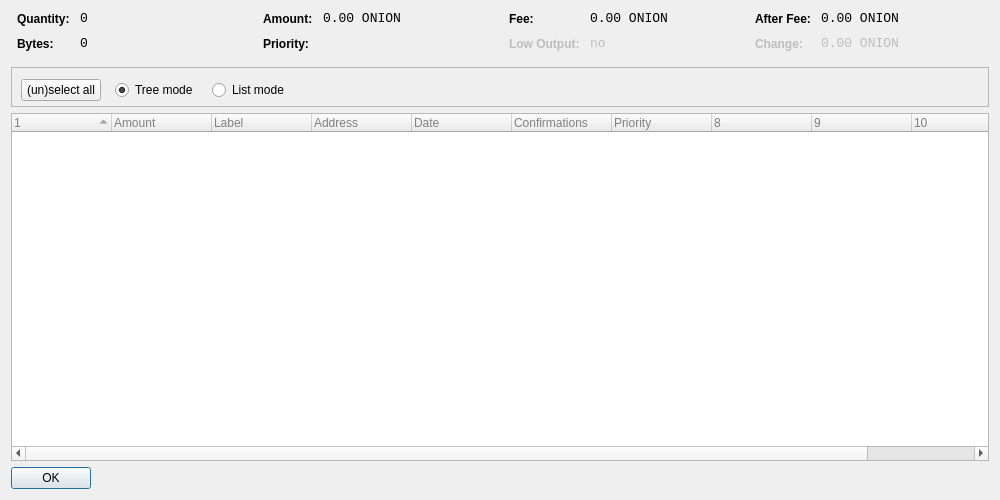
<?xml version="1.0" encoding="UTF-8"?>
<ui version="4.0">
 <class>CoinControlDialog</class>
 <widget class="QDialog" name="CoinControlDialog">
  <property name="geometry">
   <rect>
    <x>0</x>
    <y>0</y>
    <width>1000</width>
    <height>500</height>
   </rect>
  </property>
  <property name="windowTitle">
   <string>Coin Control</string>
  </property>
  <layout class="QVBoxLayout" name="verticalLayout">
   <item>
    <layout class="QHBoxLayout" name="horizontalLayoutTop" stretch="0,0,0,0">
     <property name="topMargin">
      <number>0</number>
     </property>
     <property name="bottomMargin">
      <number>10</number>
     </property>
     <item>
      <layout class="QFormLayout" name="formLayoutCoinControl1">
       <property name="horizontalSpacing">
        <number>10</number>
       </property>
       <property name="verticalSpacing">
        <number>10</number>
       </property>
       <property name="leftMargin">
        <number>6</number>
       </property>
       <property name="rightMargin">
        <number>6</number>
       </property>
       <item row="0" column="0">
        <widget class="QLabel" name="labelCoinControlQuantityText">
         <property name="styleSheet">
          <string notr="true">font-weight:bold;</string>
         </property>
         <property name="text">
          <string>Quantity:</string>
         </property>
        </widget>
       </item>
       <item row="0" column="1">
        <widget class="QLabel" name="labelCoinControlQuantity">
         <property name="font">
          <font>
           <family>Monospace</family>
           <pointsize>10</pointsize>
          </font>
         </property>
         <property name="cursor">
          <cursorShape>IBeamCursor</cursorShape>
         </property>
         <property name="contextMenuPolicy">
          <enum>Qt::ActionsContextMenu</enum>
         </property>
         <property name="text">
          <string notr="true">0</string>
         </property>
         <property name="textInteractionFlags">
          <set>Qt::LinksAccessibleByMouse|Qt::TextSelectableByKeyboard|Qt::TextSelectableByMouse</set>
         </property>
        </widget>
       </item>
       <item row="1" column="0">
        <widget class="QLabel" name="labelCoinControlBytesText">
         <property name="styleSheet">
          <string notr="true">font-weight:bold;</string>
         </property>
         <property name="text">
          <string>Bytes:</string>
         </property>
        </widget>
       </item>
       <item row="1" column="1">
        <widget class="QLabel" name="labelCoinControlBytes">
         <property name="font">
          <font>
           <family>Monospace</family>
           <pointsize>10</pointsize>
          </font>
         </property>
         <property name="cursor">
          <cursorShape>IBeamCursor</cursorShape>
         </property>
         <property name="contextMenuPolicy">
          <enum>Qt::ActionsContextMenu</enum>
         </property>
         <property name="text">
          <string notr="true">0</string>
         </property>
         <property name="textInteractionFlags">
          <set>Qt::LinksAccessibleByMouse|Qt::TextSelectableByKeyboard|Qt::TextSelectableByMouse</set>
         </property>
        </widget>
       </item>
      </layout>
     </item>
     <item>
      <layout class="QFormLayout" name="formLayoutCoinControl2">
       <property name="horizontalSpacing">
        <number>10</number>
       </property>
       <property name="verticalSpacing">
        <number>10</number>
       </property>
       <property name="leftMargin">
        <number>6</number>
       </property>
       <property name="rightMargin">
        <number>6</number>
       </property>
       <item row="0" column="0">
        <widget class="QLabel" name="labelCoinControlAmountText">
         <property name="styleSheet">
          <string notr="true">font-weight:bold;</string>
         </property>
         <property name="text">
          <string>Amount:</string>
         </property>
        </widget>
       </item>
       <item row="0" column="1">
        <widget class="QLabel" name="labelCoinControlAmount">
         <property name="font">
          <font>
           <family>Monospace</family>
           <pointsize>10</pointsize>
          </font>
         </property>
         <property name="cursor">
          <cursorShape>IBeamCursor</cursorShape>
         </property>
         <property name="contextMenuPolicy">
          <enum>Qt::ActionsContextMenu</enum>
         </property>
         <property name="text">
          <string notr="true">0.00 ONION</string>
         </property>
         <property name="textInteractionFlags">
          <set>Qt::LinksAccessibleByMouse|Qt::TextSelectableByKeyboard|Qt::TextSelectableByMouse</set>
         </property>
        </widget>
       </item>
       <item row="1" column="0">
        <widget class="QLabel" name="labelCoinControlPriorityText">
         <property name="styleSheet">
          <string notr="true">font-weight:bold;</string>
         </property>
         <property name="text">
          <string>Priority:</string>
         </property>
        </widget>
       </item>
       <item row="1" column="1">
        <widget class="QLabel" name="labelCoinControlPriority">
         <property name="font">
          <font>
           <family>Monospace</family>
           <pointsize>10</pointsize>
          </font>
         </property>
         <property name="cursor">
          <cursorShape>IBeamCursor</cursorShape>
         </property>
         <property name="contextMenuPolicy">
          <enum>Qt::ActionsContextMenu</enum>
         </property>
         <property name="text">
          <string/>
         </property>
         <property name="textInteractionFlags">
          <set>Qt::LinksAccessibleByMouse|Qt::TextSelectableByKeyboard|Qt::TextSelectableByMouse</set>
         </property>
        </widget>
       </item>
      </layout>
     </item>
     <item>
      <layout class="QFormLayout" name="formLayoutCoinControl3">
       <property name="horizontalSpacing">
        <number>10</number>
       </property>
       <property name="verticalSpacing">
        <number>10</number>
       </property>
       <property name="leftMargin">
        <number>6</number>
       </property>
       <property name="rightMargin">
        <number>6</number>
       </property>
       <item row="0" column="0">
        <widget class="QLabel" name="labelCoinControlFeeText">
         <property name="styleSheet">
          <string notr="true">font-weight:bold;</string>
         </property>
         <property name="text">
          <string>Fee:</string>
         </property>
        </widget>
       </item>
       <item row="0" column="1">
        <widget class="QLabel" name="labelCoinControlFee">
         <property name="font">
          <font>
           <family>Monospace</family>
           <pointsize>10</pointsize>
          </font>
         </property>
         <property name="cursor">
          <cursorShape>IBeamCursor</cursorShape>
         </property>
         <property name="contextMenuPolicy">
          <enum>Qt::ActionsContextMenu</enum>
         </property>
         <property name="text">
          <string notr="true">0.00 ONION</string>
         </property>
         <property name="textInteractionFlags">
          <set>Qt::LinksAccessibleByMouse|Qt::TextSelectableByKeyboard|Qt::TextSelectableByMouse</set>
         </property>
        </widget>
       </item>
       <item row="1" column="0">
        <widget class="QLabel" name="labelCoinControlLowOutputText">
         <property name="enabled">
          <bool>false</bool>
         </property>
         <property name="styleSheet">
          <string notr="true">font-weight:bold;</string>
         </property>
         <property name="text">
          <string>Low Output:</string>
         </property>
        </widget>
       </item>
       <item row="1" column="1">
        <widget class="QLabel" name="labelCoinControlLowOutput">
         <property name="enabled">
          <bool>false</bool>
         </property>
         <property name="font">
          <font>
           <family>Monospace</family>
           <pointsize>10</pointsize>
          </font>
         </property>
         <property name="cursor">
          <cursorShape>IBeamCursor</cursorShape>
         </property>
         <property name="contextMenuPolicy">
          <enum>Qt::ActionsContextMenu</enum>
         </property>
         <property name="text">
          <string notr="true">no</string>
         </property>
         <property name="textInteractionFlags">
          <set>Qt::LinksAccessibleByMouse|Qt::TextSelectableByKeyboard|Qt::TextSelectableByMouse</set>
         </property>
        </widget>
       </item>
      </layout>
     </item>
     <item>
      <layout class="QFormLayout" name="formLayoutCoinControl4">
       <property name="horizontalSpacing">
        <number>10</number>
       </property>
       <property name="verticalSpacing">
        <number>10</number>
       </property>
       <property name="leftMargin">
        <number>6</number>
       </property>
       <property name="rightMargin">
        <number>6</number>
       </property>
       <item row="0" column="0">
        <widget class="QLabel" name="labelCoinControlAfterFeeText">
         <property name="styleSheet">
          <string notr="true">font-weight:bold;</string>
         </property>
         <property name="text">
          <string>After Fee:</string>
         </property>
        </widget>
       </item>
       <item row="0" column="1">
        <widget class="QLabel" name="labelCoinControlAfterFee">
         <property name="font">
          <font>
           <family>Monospace</family>
           <pointsize>10</pointsize>
          </font>
         </property>
         <property name="cursor">
          <cursorShape>IBeamCursor</cursorShape>
         </property>
         <property name="contextMenuPolicy">
          <enum>Qt::ActionsContextMenu</enum>
         </property>
         <property name="text">
          <string notr="true">0.00 ONION</string>
         </property>
         <property name="textInteractionFlags">
          <set>Qt::LinksAccessibleByMouse|Qt::TextSelectableByKeyboard|Qt::TextSelectableByMouse</set>
         </property>
        </widget>
       </item>
       <item row="1" column="0">
        <widget class="QLabel" name="labelCoinControlChangeText">
         <property name="enabled">
          <bool>false</bool>
         </property>
         <property name="styleSheet">
          <string notr="true">font-weight:bold;</string>
         </property>
         <property name="text">
          <string>Change:</string>
         </property>
        </widget>
       </item>
       <item row="1" column="1">
        <widget class="QLabel" name="labelCoinControlChange">
         <property name="enabled">
          <bool>false</bool>
         </property>
         <property name="font">
          <font>
           <family>Monospace</family>
           <pointsize>10</pointsize>
          </font>
         </property>
         <property name="cursor">
          <cursorShape>IBeamCursor</cursorShape>
         </property>
         <property name="contextMenuPolicy">
          <enum>Qt::ActionsContextMenu</enum>
         </property>
         <property name="text">
          <string notr="true">0.00 ONION</string>
         </property>
         <property name="textInteractionFlags">
          <set>Qt::LinksAccessibleByMouse|Qt::TextSelectableByKeyboard|Qt::TextSelectableByMouse</set>
         </property>
        </widget>
       </item>
      </layout>
     </item>
    </layout>
   </item>
   <item>
    <widget class="QFrame" name="frame">
     <property name="minimumSize">
      <size>
       <width>0</width>
       <height>40</height>
      </size>
     </property>
     <property name="frameShape">
      <enum>QFrame::StyledPanel</enum>
     </property>
     <property name="frameShadow">
      <enum>QFrame::Sunken</enum>
     </property>
     <widget class="QWidget" name="horizontalLayoutWidget">
      <property name="geometry">
       <rect>
        <x>10</x>
        <y>0</y>
        <width>781</width>
        <height>47</height>
       </rect>
      </property>
      <layout class="QHBoxLayout" name="horizontalLayoutPanel" stretch="0,0,0,0">
       <property name="spacing">
        <number>14</number>
       </property>
       <item>
        <widget class="QPushButton" name="pushButtonSelectAll">
         <property name="sizePolicy">
          <sizepolicy hsizetype="Maximum" vsizetype="Fixed">
           <horstretch>0</horstretch>
           <verstretch>0</verstretch>
          </sizepolicy>
         </property>
         <property name="text">
          <string>(un)select all</string>
         </property>
        </widget>
       </item>
       <item>
        <widget class="QRadioButton" name="radioTreeMode">
         <property name="sizePolicy">
          <sizepolicy hsizetype="Maximum" vsizetype="Fixed">
           <horstretch>0</horstretch>
           <verstretch>0</verstretch>
          </sizepolicy>
         </property>
         <property name="text">
          <string>Tree mode</string>
         </property>
         <property name="checked">
          <bool>true</bool>
         </property>
        </widget>
       </item>
       <item>
        <widget class="QRadioButton" name="radioListMode">
         <property name="sizePolicy">
          <sizepolicy hsizetype="Maximum" vsizetype="Fixed">
           <horstretch>0</horstretch>
           <verstretch>0</verstretch>
          </sizepolicy>
         </property>
         <property name="text">
          <string>List mode</string>
         </property>
        </widget>
       </item>
       <item>
        <spacer name="horizontalSpacer">
         <property name="orientation">
          <enum>Qt::Horizontal</enum>
         </property>
         <property name="sizeHint" stdset="0">
          <size>
           <width>40</width>
           <height>20</height>
          </size>
         </property>
        </spacer>
       </item>
      </layout>
     </widget>
    </widget>
   </item>
   <item>
    <widget class="CoinControlTreeWidget" name="treeWidget">
     <property name="contextMenuPolicy">
      <enum>Qt::CustomContextMenu</enum>
     </property>
     <property name="styleSheet">
      <string notr="true">QFrame {
	color: grey;

}</string>
     </property>
     <property name="sortingEnabled">
      <bool>false</bool>
     </property>
     <property name="columnCount">
      <number>11</number>
     </property>
     <attribute name="headerShowSortIndicator" stdset="0">
      <bool>true</bool>
     </attribute>
     <attribute name="headerStretchLastSection">
      <bool>false</bool>
     </attribute>
     <column>
      <property name="text">
       <string/>
      </property>
     </column>
     <column>
      <property name="text">
       <string>Amount</string>
      </property>
     </column>
     <column>
      <property name="text">
       <string>Label</string>
      </property>
     </column>
     <column>
      <property name="text">
       <string>Address</string>
      </property>
     </column>
     <column>
      <property name="text">
       <string>Date</string>
      </property>
     </column>
     <column>
      <property name="text">
       <string>Confirmations</string>
      </property>
      <property name="toolTip">
       <string>Confirmed</string>
      </property>
     </column>
     <column>
      <property name="text">
       <string>Priority</string>
      </property>
     </column>
     <column>
      <property name="text">
       <string/>
      </property>
     </column>
     <column>
      <property name="text">
       <string/>
      </property>
     </column>
     <column>
      <property name="text">
       <string/>
      </property>
     </column>
     <column>
      <property name="text">
       <string/>
      </property>
     </column>
    </widget>
   </item>
   <item>
    <widget class="QDialogButtonBox" name="buttonBox">
     <property name="sizePolicy">
      <sizepolicy hsizetype="Maximum" vsizetype="Fixed">
       <horstretch>0</horstretch>
       <verstretch>0</verstretch>
      </sizepolicy>
     </property>
     <property name="orientation">
      <enum>Qt::Horizontal</enum>
     </property>
     <property name="standardButtons">
      <set>QDialogButtonBox::Ok</set>
     </property>
    </widget>
   </item>
  </layout>
 </widget>
 <customwidgets>
  <customwidget>
   <class>CoinControlTreeWidget</class>
   <extends>QTreeWidget</extends>
   <header>coincontroltreewidget.h</header>
  </customwidget>
 </customwidgets>
 <resources/>
 <connections/>
</ui>
